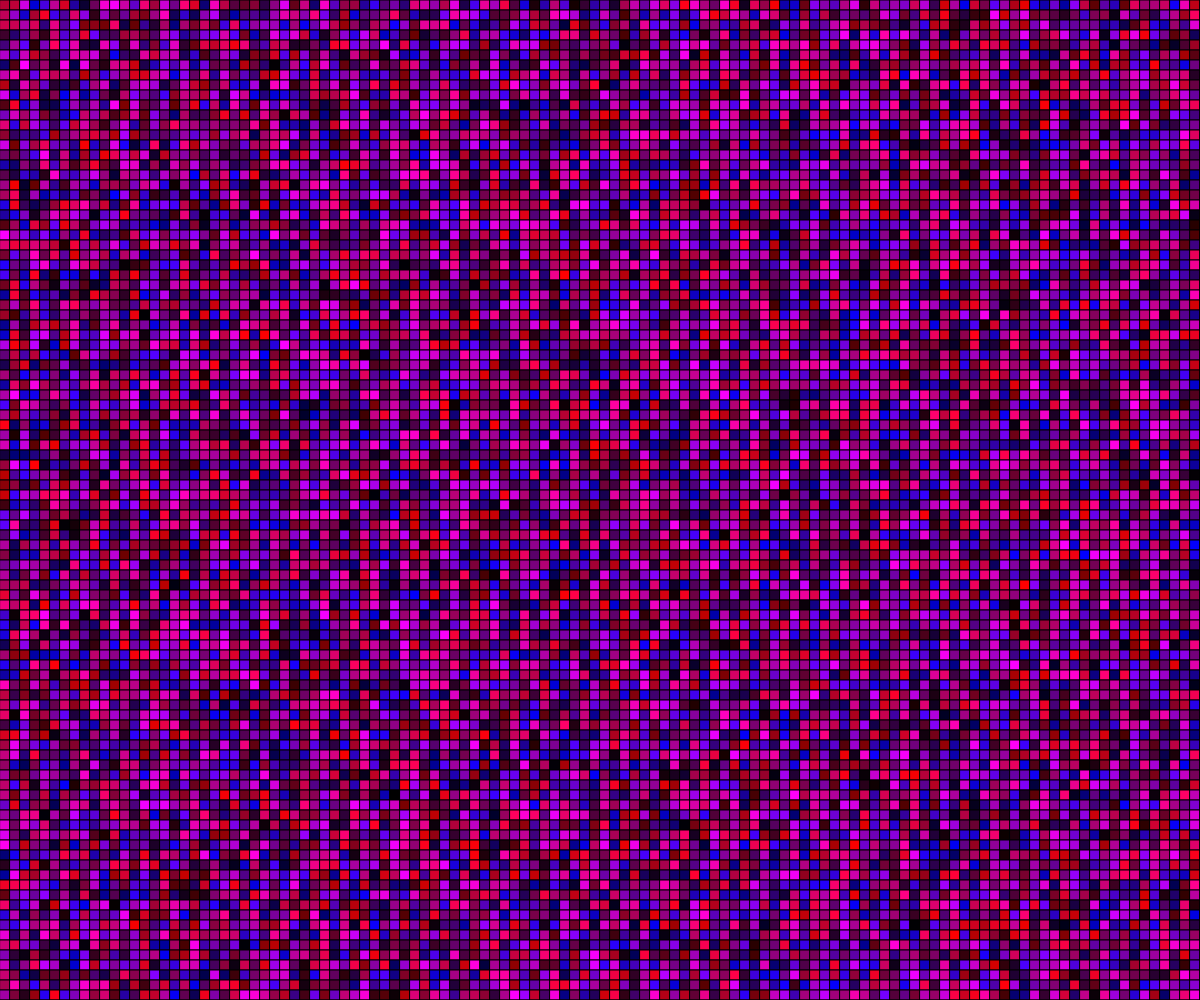
Frame 1 (no input)
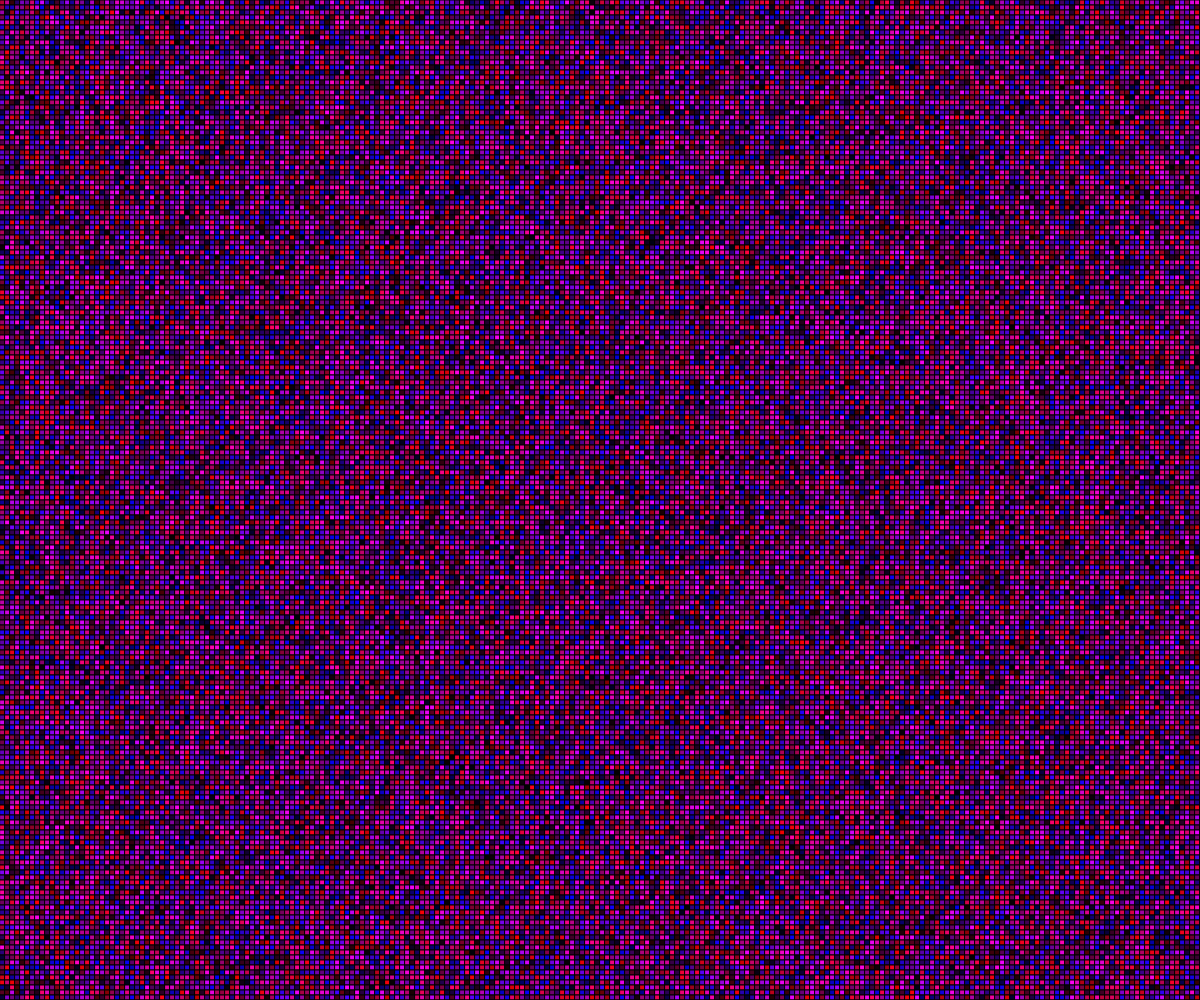
Frame 2 (the mouse pressed at the canvas centre, redrawn once)

The p5.js sketch that drew these frames (run headless with seeded random() and noise() and a simulated clock; the mouse was pressed at the canvas centre and the sketch redrawn once):

// p5.js sketch
// ── sketch.js
// Multi-Colored Grid
// Brittney Mines
// March 8, 2019
//
// Extra for Experts:
// 

let rectSize = 10;

function setup() {
  createCanvas(windowWidth, windowHeight);
  noLoop(); 
}

function draw() {
  for (let w = 0; w <= width; w += rectSize) {
    for (let h = 0; h <= height; h += rectSize) {
      fill(random(255), 0, random(255));
      rect(w, h, rectSize, rectSize);
    }
  }
}

// Sees if Spacebar has been pressed (if so, resets the grid)
function keyPressed() {
  for(let w = 0; w <= width; w += rectSize) {
    for (let  h = 0; h <= height; h += rectSize) {
      fill(random(255), 0, random(255));
      rect(w, h, rectSize, rectSize);
    }
  }
}

// Sees if mouse has been clicked and which button was pressed (If left, size of rectangles shrinks else they grow bigger)
function mousePressed() {
  if (mouseButton === LEFT) {
    if (rectSize !== 5) {
      rectSize -= 5;
      for(let w = 0; w <= width; w += rectSize) {
        for (let  h = 0; h <= height; h += rectSize) {
          fill(random(255), 0, random(255));
          rect(w, h, rectSize, rectSize);
        }
      }
    }
  }
  if (mouseButton === RIGHT) {
    rectSize += 5;
    for(let w = 0; w <= width; w += rectSize) {
      for (let  h = 0; h <= height; h += rectSize) {
        fill(random(255), 0, random(255));
        rect(w, h, rectSize, rectSize);
      }
    }
  }
}

// Resets grid if window size has changed
function windowResized() {
  resizeCanvas(windowWidth, windowHeight);
}
